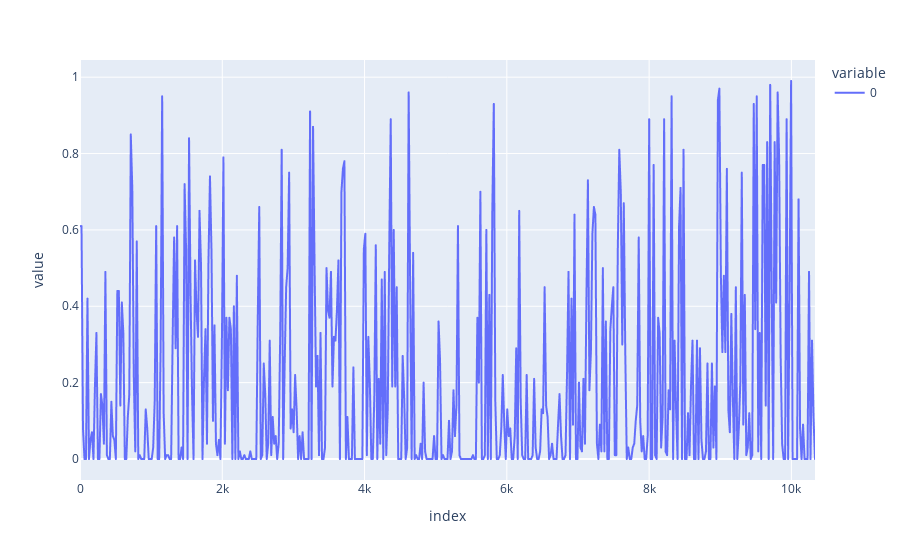

Notebook code for this chart:
### Code cell
a = rawres_fixed_shrk_data.rolling(window=21, step=21).std().bfill()*np.sqrt(252)
a = a.idxmin(axis=1)
a_full = np.repeat(a,21)

px.line(a_full)

### Figure 1 — Plotly figure (JSON) as saved in the notebook; plotly's stock layout.template omitted (floating-point values rounded to 4 significant figures; data arrays with more than 128 entries replaced by an {"elided": "..."} marker saying what was removed)
{"data": [{"hovertemplate": "variable=0<br>index=%{x}<br>value=%{y}<extra></extra>", "legendgroup": "0", "line": {"color": "#636efa", "dash": "solid"}, "marker": {"symbol": "circle"}, "mode": "lines", "name": "0", "showlegend": true, "type": "scattergl", "x": {"elided": "10353 int values"}, "xaxis": "x", "y": {"elided": "10353 float values"}, "yaxis": "y"}], "layout": {"legend": {"title": {"text": "variable"}, "tracegroupgap": 0}, "margin": {"t": 60}, "xaxis": {"anchor": "y", "domain": [0, 1], "title": {"text": "index"}}, "yaxis": {"anchor": "x", "domain": [0, 1], "title": {"text": "value"}}}}
